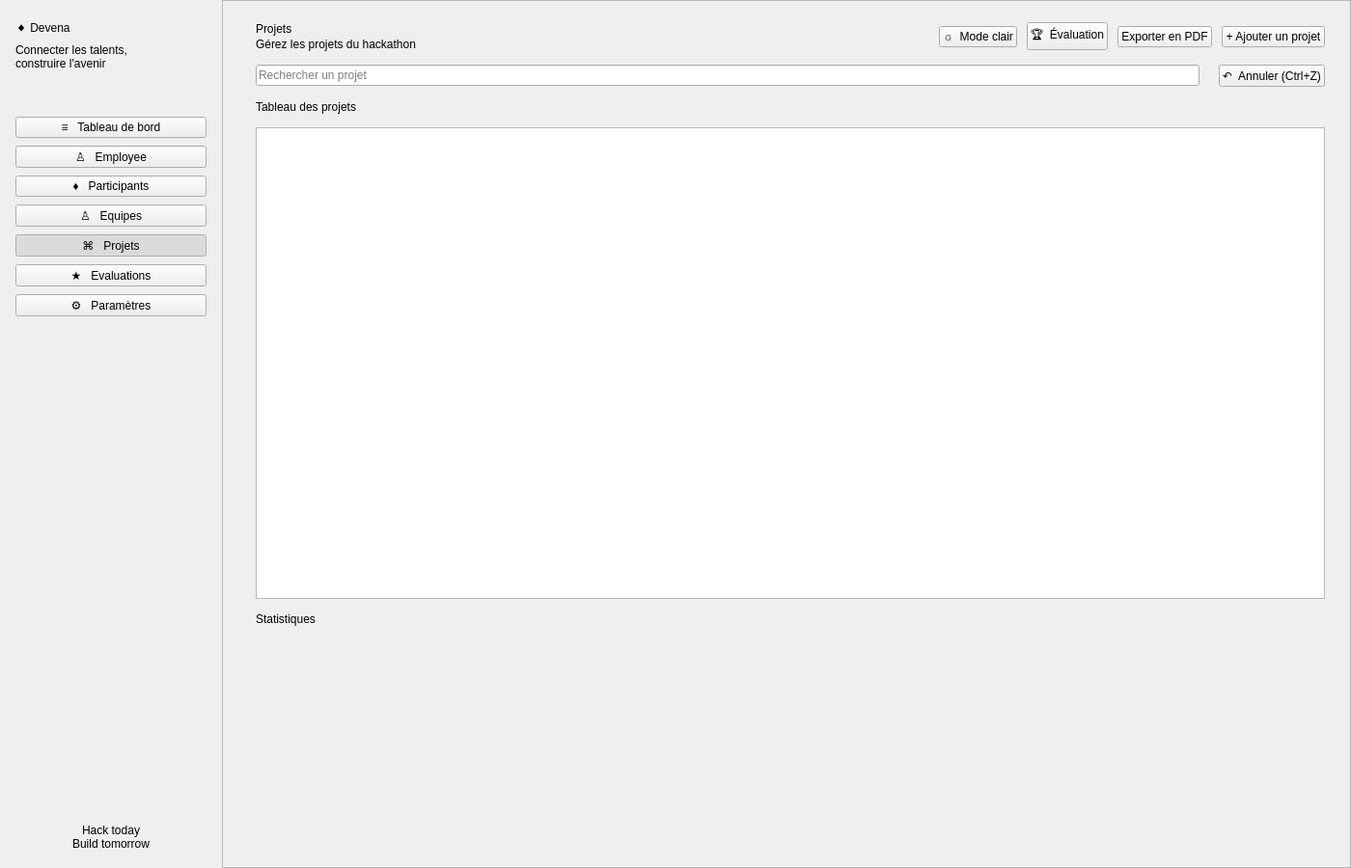
<?xml version="1.0" encoding="UTF-8"?>
<ui version="4.0">
 <class>MainWindow</class>
 <widget class="QMainWindow" name="MainWindow">
  <property name="geometry">
   <rect>
    <x>0</x>
    <y>0</y>
    <width>1400</width>
    <height>900</height>
   </rect>
  </property>
  <property name="minimumSize">
   <size>
    <width>1020</width>
    <height>620</height>
   </size>
  </property>
  <property name="windowTitle">
   <string>Devena - Gestion des projets</string>
  </property>
  <widget class="QWidget" name="centralwidget">
   <layout class="QHBoxLayout" name="layoutCentral">
    <property name="spacing">
     <number>0</number>
    </property>
    <property name="leftMargin">
     <number>0</number>
    </property>
    <property name="topMargin">
     <number>0</number>
    </property>
    <property name="rightMargin">
     <number>0</number>
    </property>
    <property name="bottomMargin">
     <number>0</number>
    </property>
    <item>
     <widget class="QFrame" name="sidebar">
      <property name="minimumSize">
       <size>
        <width>230</width>
        <height>0</height>
       </size>
      </property>
      <property name="maximumSize">
       <size>
        <width>230</width>
        <height>16777215</height>
       </size>
      </property>
      <layout class="QVBoxLayout" name="layoutSidebar">
       <property name="spacing">
        <number>8</number>
       </property>
       <property name="leftMargin">
        <number>16</number>
       </property>
       <property name="topMargin">
        <number>22</number>
       </property>
       <property name="rightMargin">
        <number>16</number>
       </property>
       <property name="bottomMargin">
        <number>18</number>
       </property>
       <item>
        <widget class="QLabel" name="labelLogo">
         <property name="text">
          <string>◆ Devena</string>
         </property>
        </widget>
       </item>
       <item>
        <widget class="QLabel" name="labelSlogan">
         <property name="text">
          <string>Connecter les talents,
construire l'avenir</string>
         </property>
        </widget>
       </item>
       <item>
        <spacer name="espaceHautMenu">
         <property name="orientation">
          <enum>Qt::Vertical</enum>
         </property>
         <property name="sizeType">
          <enum>QSizePolicy::Fixed</enum>
         </property>
         <property name="sizeHint" stdset="0">
          <size>
           <width>20</width>
           <height>40</height>
          </size>
         </property>
        </spacer>
       </item>
       <item>
        <widget class="QPushButton" name="boutonTableauBord">
         <property name="text">
          <string>≡   Tableau de bord</string>
         </property>
         <property name="checkable">
          <bool>true</bool>
         </property>
         <property name="role" stdset="0">
          <string>menu</string>
         </property>
        </widget>
       </item>
       <item>
        <widget class="QPushButton" name="boutonEmployee">
         <property name="text">
          <string>♙   Employee</string>
         </property>
         <property name="checkable">
          <bool>true</bool>
         </property>
         <property name="role" stdset="0">
          <string>menu</string>
         </property>
        </widget>
       </item>
       <item>
        <widget class="QPushButton" name="boutonParticipants">
         <property name="text">
          <string>♦   Participants</string>
         </property>
         <property name="checkable">
          <bool>true</bool>
         </property>
         <property name="role" stdset="0">
          <string>menu</string>
         </property>
        </widget>
       </item>
       <item>
        <widget class="QPushButton" name="boutonEquipes">
         <property name="text">
          <string>♙   Equipes</string>
         </property>
         <property name="checkable">
          <bool>true</bool>
         </property>
         <property name="role" stdset="0">
          <string>menu</string>
         </property>
        </widget>
       </item>
       <item>
        <widget class="QPushButton" name="boutonProjets">
         <property name="text">
          <string>⌘   Projets</string>
         </property>
         <property name="checkable">
          <bool>true</bool>
         </property>
         <property name="checked">
          <bool>true</bool>
         </property>
         <property name="role" stdset="0">
          <string>menu</string>
         </property>
        </widget>
       </item>
       <item>
        <widget class="QPushButton" name="boutonEvaluations">
         <property name="text">
          <string>★   Evaluations</string>
         </property>
         <property name="checkable">
          <bool>true</bool>
         </property>
         <property name="role" stdset="0">
          <string>menu</string>
         </property>
        </widget>
       </item>
       <item>
        <widget class="QPushButton" name="boutonParametres">
         <property name="text">
          <string>⚙   Paramètres</string>
         </property>
         <property name="checkable">
          <bool>true</bool>
         </property>
         <property name="role" stdset="0">
          <string>menu</string>
         </property>
        </widget>
       </item>
       <item>
        <spacer name="espaceBasMenu">
         <property name="orientation">
          <enum>Qt::Vertical</enum>
         </property>
         <property name="sizeHint" stdset="0">
          <size>
           <width>20</width>
           <height>40</height>
          </size>
         </property>
        </spacer>
       </item>
       <item>
        <widget class="QLabel" name="labelPied">
         <property name="text">
          <string>Hack today
Build tomorrow</string>
         </property>
         <property name="alignment">
          <set>Qt::AlignCenter</set>
         </property>
        </widget>
       </item>
      </layout>
     </widget>
    </item>
    <item>
     <widget class="QStackedWidget" name="stackedWidget">
      <widget class="QWidget" name="pageProjets">
       <layout class="QVBoxLayout" name="layoutPageProjets">
        <property name="leftMargin">
         <number>0</number>
        </property>
        <property name="topMargin">
         <number>0</number>
        </property>
        <property name="rightMargin">
         <number>0</number>
        </property>
        <property name="bottomMargin">
         <number>0</number>
        </property>
        <item>
         <widget class="QScrollArea" name="scrollArea">
          <property name="widgetResizable">
           <bool>true</bool>
          </property>
          <widget class="QWidget" name="contenuProjets">
           <layout class="QVBoxLayout" name="layoutContenu">
            <property name="spacing">
             <number>14</number>
            </property>
            <property name="leftMargin">
             <number>34</number>
            </property>
            <property name="topMargin">
             <number>22</number>
            </property>
            <property name="rightMargin">
             <number>26</number>
            </property>
            <property name="bottomMargin">
             <number>22</number>
            </property>
            <item>
             <layout class="QHBoxLayout" name="layoutEntete">
              <property name="spacing">
               <number>10</number>
              </property>
              <item>
               <layout class="QVBoxLayout" name="layoutTitres">
                <property name="spacing">
                 <number>2</number>
                </property>
                <item>
                 <widget class="QLabel" name="labelTitrePage">
                  <property name="text">
                   <string>Projets</string>
                  </property>
                 </widget>
                </item>
                <item>
                 <widget class="QLabel" name="labelSousTitrePage">
                  <property name="text">
                   <string>Gérez les projets du hackathon</string>
                  </property>
                  <property name="role" stdset="0">
                   <string>sousTitre</string>
                  </property>
                 </widget>
                </item>
               </layout>
              </item>
              <item>
               <spacer name="espaceEntete">
                <property name="orientation">
                 <enum>Qt::Horizontal</enum>
                </property>
                <property name="sizeHint" stdset="0">
                 <size>
                  <width>40</width>
                  <height>20</height>
                 </size>
                </property>
               </spacer>
              </item>
              <item>
               <widget class="QPushButton" name="boutonTheme">
                <property name="text">
                 <string>☼  Mode clair</string>
                </property>
               </widget>
              </item>
              <item>
               <widget class="QPushButton" name="boutonGagnant">
                <property name="text">
                 <string>🏆  Évaluation</string>
                </property>
                <property name="toolTip">
                 <string>Classement des projets selon les notes des équipes</string>
                </property>
               </widget>
              </item>
              <item>
               <widget class="QPushButton" name="boutonExporterPdf">
                <property name="text">
                 <string>Exporter en PDF</string>
                </property>
               </widget>
              </item>
              <item>
               <widget class="QPushButton" name="boutonAjouter">
                <property name="text">
                 <string>+ Ajouter un projet</string>
                </property>
                <property name="role" stdset="0">
                 <string>primaire</string>
                </property>
               </widget>
              </item>
             </layout>
            </item>
            <item>
             <layout class="QHBoxLayout" name="layoutRecherche">
              <property name="spacing">
               <number>20</number>
              </property>
              <item>
               <widget class="QLineEdit" name="lineEditRecherche">
                <property name="placeholderText">
                 <string>Rechercher un projet</string>
                </property>
                <property name="clearButtonEnabled">
                 <bool>true</bool>
                </property>
               </widget>
              </item>
              <item>
               <widget class="QPushButton" name="boutonAnnuler">
                <property name="text">
                 <string>↶  Annuler (Ctrl+Z)</string>
                </property>
                <property name="role" stdset="0">
                 <string>lien</string>
                </property>
               </widget>
              </item>
             </layout>
            </item>
            <item>
             <widget class="QLabel" name="labelTableau">
              <property name="text">
               <string>Tableau des projets</string>
              </property>
              <property name="role" stdset="0">
               <string>section</string>
              </property>
             </widget>
            </item>
            <item>
             <widget class="QTableWidget" name="tableProjets">
              <property name="minimumSize">
               <size>
                <width>0</width>
                <height>330</height>
               </size>
              </property>
             </widget>
            </item>
            <item>
             <widget class="QLabel" name="labelStatistiques">
              <property name="text">
               <string>Statistiques</string>
              </property>
              <property name="role" stdset="0">
               <string>section</string>
              </property>
             </widget>
            </item>
            <item>
             <widget class="QWidget" name="organigramme" native="true">
              <property name="minimumSize">
               <size>
                <width>0</width>
                <height>214</height>
               </size>
              </property>
             </widget>
            </item>
           </layout>
          </widget>
         </widget>
        </item>
       </layout>
      </widget>
     </widget>
    </item>
   </layout>
  </widget>
 </widget>
 <resources/>
 <connections/>
</ui>
